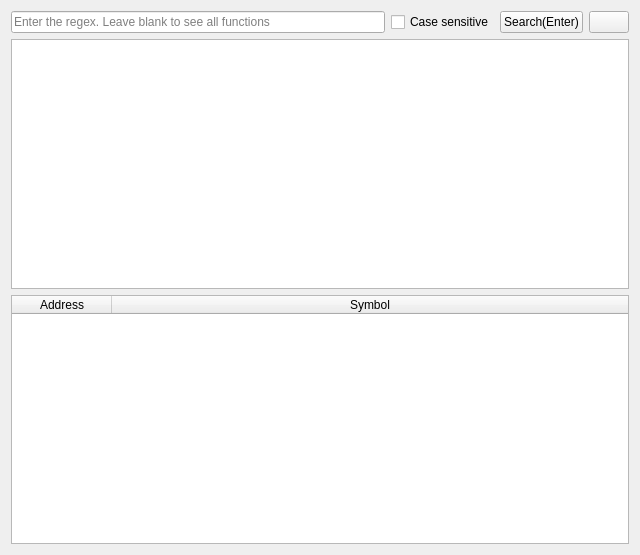
<?xml version="1.0" encoding="UTF-8"?>
<ui version="4.0">
 <class>Form</class>
 <widget class="QWidget" name="Form">
  <property name="geometry">
   <rect>
    <x>0</x>
    <y>0</y>
    <width>640</width>
    <height>555</height>
   </rect>
  </property>
  <property name="windowTitle">
   <string>Functions</string>
  </property>
  <layout class="QGridLayout" name="gridLayout">
   <item row="2" column="0">
    <widget class="QTableWidget" name="tableWidget_SymbolInfo">
     <property name="editTriggers">
      <set>QAbstractItemView::NoEditTriggers</set>
     </property>
     <property name="selectionMode">
      <enum>QAbstractItemView::SingleSelection</enum>
     </property>
     <property name="selectionBehavior">
      <enum>QAbstractItemView::SelectRows</enum>
     </property>
     <property name="sortingEnabled">
      <bool>true</bool>
     </property>
     <property name="wordWrap">
      <bool>false</bool>
     </property>
     <attribute name="horizontalHeaderStretchLastSection">
      <bool>true</bool>
     </attribute>
     <attribute name="verticalHeaderVisible">
      <bool>false</bool>
     </attribute>
     <attribute name="verticalHeaderMinimumSectionSize">
      <number>20</number>
     </attribute>
     <attribute name="verticalHeaderDefaultSectionSize">
      <number>20</number>
     </attribute>
     <column>
      <property name="text">
       <string>Address</string>
      </property>
     </column>
     <column>
      <property name="text">
       <string>Symbol</string>
      </property>
     </column>
    </widget>
   </item>
   <item row="0" column="0">
    <layout class="QHBoxLayout" name="horizontalLayout">
     <item>
      <widget class="QLineEdit" name="lineEdit_SearchInput">
       <property name="placeholderText">
        <string>Enter the regex. Leave blank to see all functions</string>
       </property>
      </widget>
     </item>
     <item>
      <widget class="QCheckBox" name="checkBox_CaseSensitive">
       <property name="toolTip">
        <string>Ignore case if checked</string>
       </property>
       <property name="text">
        <string>Case sensitive</string>
       </property>
      </widget>
     </item>
     <item>
      <widget class="QPushButton" name="pushButton_Search">
       <property name="text">
        <string>Search(Enter)</string>
       </property>
      </widget>
     </item>
     <item>
      <widget class="QPushButton" name="pushButton_Help">
       <property name="text">
        <string/>
       </property>
      </widget>
     </item>
    </layout>
   </item>
   <item row="1" column="0">
    <widget class="QTextBrowser" name="textBrowser_AddressInfo"/>
   </item>
  </layout>
 </widget>
 <resources/>
 <connections/>
</ui>
